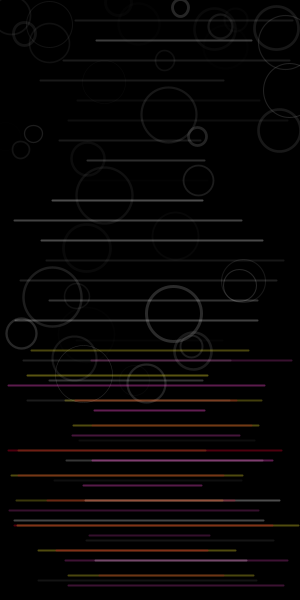
Frame 1 (no input)
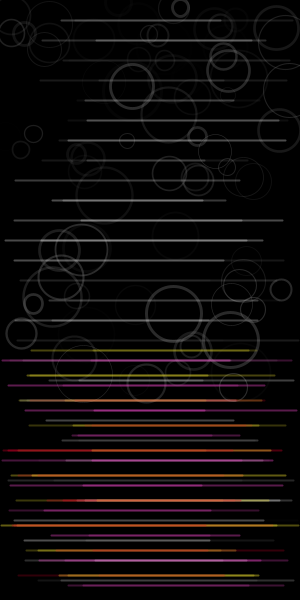
Frame 2 (the mouse pressed at the canvas centre, redrawn once)

The Processing sketch that drew these frames (run headless with seeded random() and noise(); the mouse was pressed at the canvas centre and the sketch redrawn once):

// Processing sketch: processing_24829
// ── processing_24829.pde



void setup()
{
  size(300,600);
  background(0);
  noLoop();
  smooth();

}

void draw()
{
  
  
  for(int c = 0; c < 10; c = c + 1)
  {
    float t = random(0,100);
    float i = random(0.5,3);
    noFill();
    stroke(120,t);
    strokeWeight(i);
    float x = random(0,300);
    float j = random(0,180);
    float z = random(15,60);
    ellipse(x,j,z,z);
  } 
    for(int c = 0; c < 30; c = c + 1)
  {
    float t = random(0,100);
    float i = random(0.5,3);
    noFill();
    stroke(120,t);
    strokeWeight(i);
    float x = random(0,300);
    float y = random(0,400);
    float z = random(15,60);
    ellipse(x,y,z,z);
  } 
  
  
  for(float b = 20; b < 600; b = b + 20)
  {
    float s = random(0,100);
    float e = random(200,300);
    float w = random(0,80);
    
    stroke(255,w);
    strokeWeight(2);
    line(s,b,e,b);
  }
  
  for(float b = 360; b < 600; b = b + 25)
  {
    float s = random(0,100);
    float e = random(200,300);
    float t = random(50,100);
    
    stroke(255,76,214,t);
    strokeWeight(2);
    line(s,b,e,b);
  }
   for(float b = 350; b < 600; b = b + 25)
  {
    float s = random(0,100);
    float e = random(200,300);
    float t = random(50,100);
    
    stroke(252,237,48,t);
    strokeWeight(2);
    line(s,b,e,b);
  }
   for(float b = 400; b < 600; b = b + 25)
  {
    float s = random(0,100);
    float e = random(200,300);
    float t = random(50,100);
    
    stroke(223,1,42,t);
    strokeWeight(2);
    line(s,b,e,b);
  }
}
